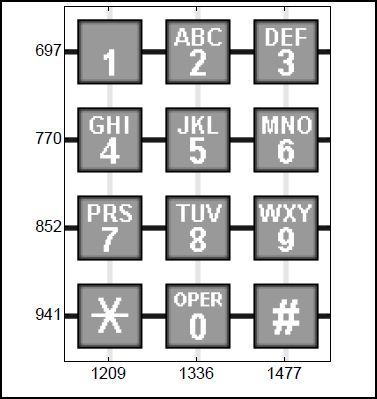
%> input picture ImagesElaboration/mlab5/pt2/tastiera.JPG, 377 x 399 px
$ octave tasti.m   (GNU Octave 9; MATLAB toolbox functions it lacks are replaced by stand-ins)
%> lines starting %> are read from the running program, lines starting %| are printed output that depends on the picture
   load touchtone
   ys=y.sig;  %% segnale
   Fs=y.fs;   %% frequenza campionamento
   dt=1/Fs;
   N=length(ys);
   se=11;     %% numero segmenti
   nseg=round(N/se);
   t = (0:N-1)/Fs;
   ys = double(ys)/128; %%% normalizzo

   I=imread('tastiera.jpg');
%> I is the input picture: size 399x377x3 uint8; mean R, G, B 204.7, 204.7, 204.7
   figure(3),imagesc(I),colormap(gray(256));

   for k=1:se,

   j0 = (k-1)*nseg+1;
   j1 = k*nseg;
   j = j0:j1;
   je = [1:j0 j1:N];
   figure(1);
  plot(t(j),ys(j),'b-',t(je),ys(je),'k-', ...
      [t(j0) t(j0)],[-1 1],'k-',[t(j1) t(j1)],[-1 1],'k-');
  %plot(t(j),ys(j),'b-',[t(j0) t(j0)],[-1 1],'k-',[t(j1) t(j1)],[-1 1],'k-');
  axis([min(t) max(t) -1 1])
   xlabel('t(secs)')
   sound(ys(j),Fs)

   % componenti di Fourier

   p = abs(fft(ys(j)));
   f = (Fs/nseg)*(j-j0); %% frequenze
   figure(2),plot(f,p,'color',[0 2/3 0])
   axis([500 1700 0 300])   %% frequenze di interesse per la touchtone
   xlabel('f(Hz)')
   title('Power')

   % Play segment

   pause;
   end
%> this loop made 11 passes
%> pass 1, `xlabel('t(secs)')`:
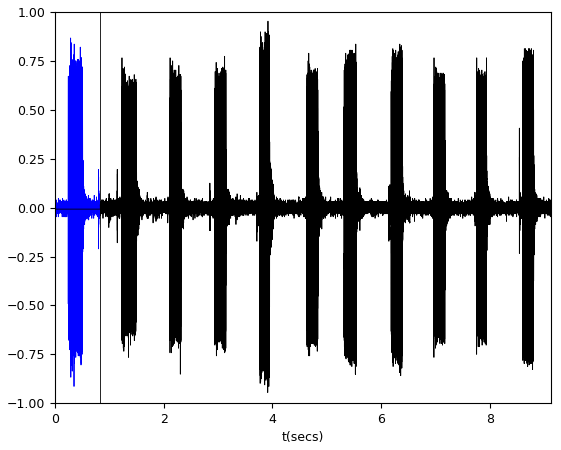
%> figure redrawn from the program's plot data; curve peaks at x = 0.284, y = 0.867; curve peaks at x = 3.92, y = 0.953
%> pass 1, `title('Power')`:
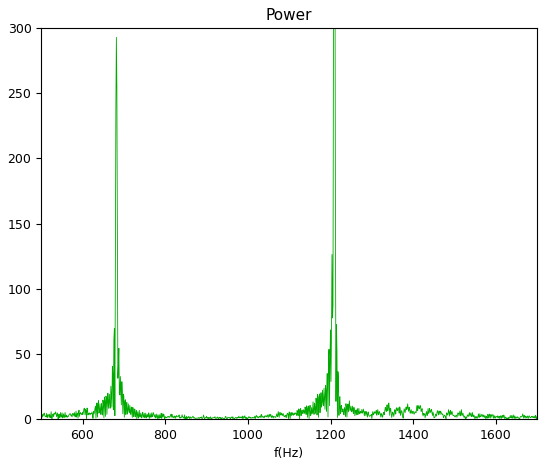
%> figure redrawn from the program's plot data; curve peaks at x = 1209.5, y = 504.2, above the top of the axes
%> after the loop:
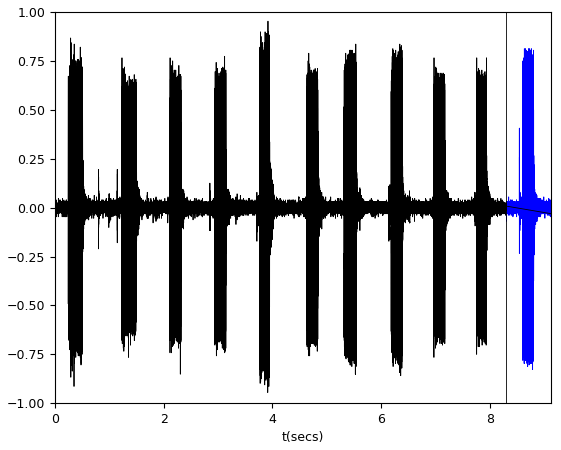
%> figure redrawn from the program's plot data; curve peaks at x = 8.64, y = 0.812; curve peaks at x = 3.92, y = 0.953
%> after the loop:
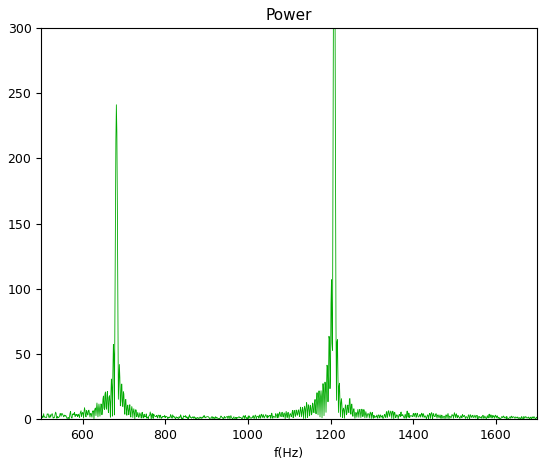
%> figure redrawn from the program's plot data; curve peaks at x = 1209.5, y = 427.4, above the top of the axes
